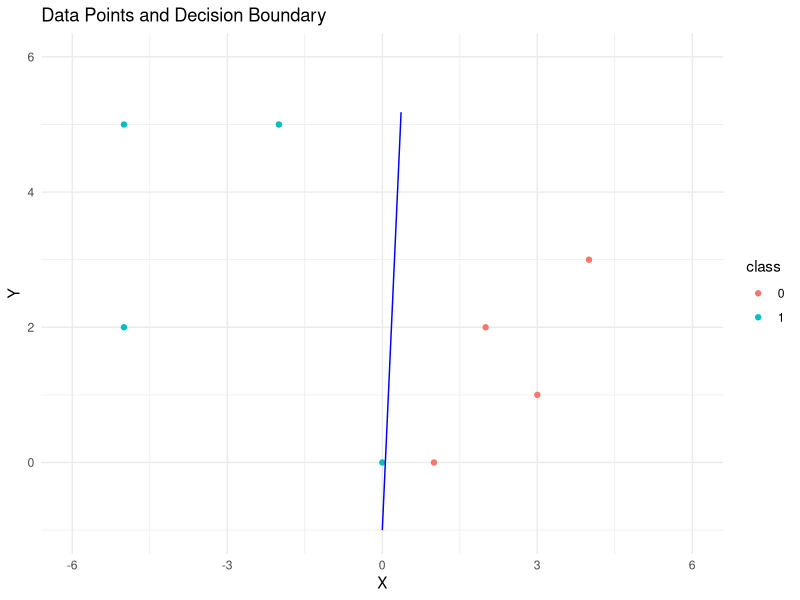
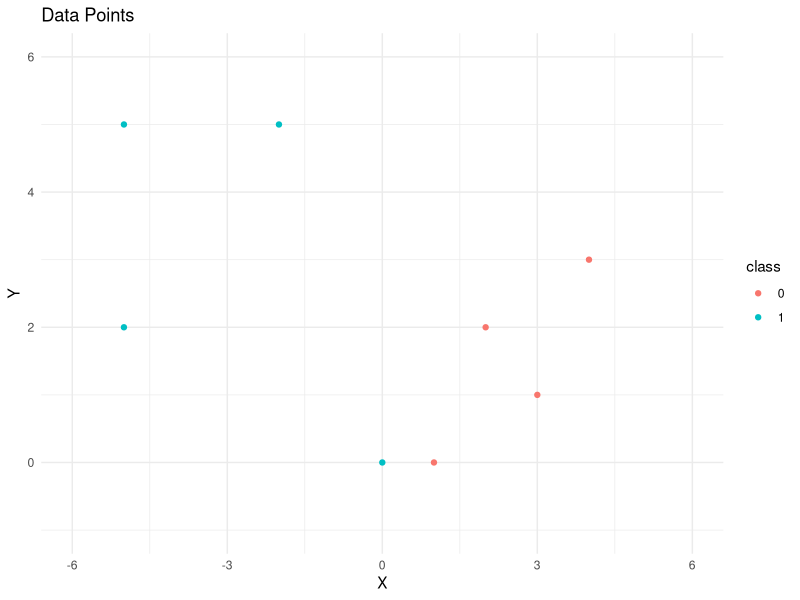
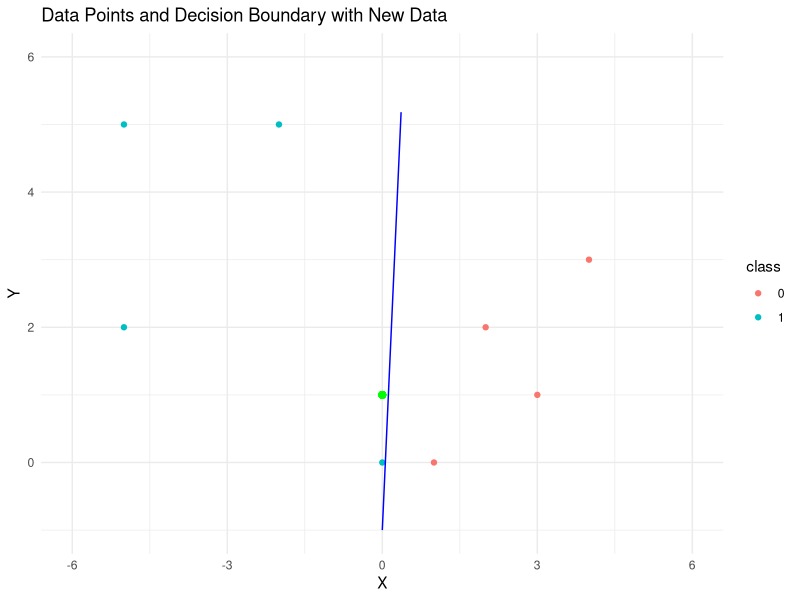

R code for these plots, in order:
# ========= (b) ========= #
# Create Classes in Matrix
class0 <- matrix(c(1, 0, 2, 2, 3, 1, 4, 3), ncol=2, byrow=TRUE)
class1 <- matrix(c(-5, 5, -5, 2, -2, 5, 0, 0), ncol=2, byrow=TRUE)

# Centroids
(mean0 <- colMeans(class0))
(mean1 <- colMeans(class1))

# Import library
library(ggplot2)

# Create Classes in DF
class0_df <- data.frame(matrix(c(1, 0, 2, 2, 3, 1, 4, 3), ncol=2, byrow=TRUE))
class1_df <- data.frame(matrix(c(-5, 5, -5, 2, -2, 5, 0, 0), ncol=2, byrow=TRUE))
class0_df$class <- '0'
class1_df$class <- '1'
data <- rbind(class0_df, class1_df)

# Covariance matrices for 2 classes
cov0 <- cov(class0)
cov1 <- cov(class1)

# Pooled covariance matrix
pooled_cov <- ((nrow(class0) - 1) * cov0 + (nrow(class1) - 1) * cov1) / (nrow(class0) + nrow(class1) - 2)

# Decision boundary
(decision_boundary <- solve(pooled_cov, mean1 - mean0))

# Function for decision boundary
decision_boundary_func <- function(x) {
  (decision_boundary[1] * x + decision_boundary[2]) / -decision_boundary[2]
}

# Create new data frame for decision boundary
db_data <- data.frame(x = seq(min(data$X1), max(data$X1), length.out = 100))
db_data$y <- decision_boundary_func(db_data$x)

# Plot w/ DB
ggplot(data, aes(x=X1, y=X2, color=class)) +
  geom_point() + geom_line(data=db_data, aes(x=x, y=y), color='blue') +
  labs(x='X', y='Y', title='Data Points and Decision Boundary') +
  xlim(c(-6, 6)) + ylim(c(-1, 6)) + theme_minimal()

# Plot wo/ DB
ggplot(data, aes(x=X1, y=X2, color=class)) +
  geom_point() +
  labs(x='X', y='Y', title='Data Points') +
  xlim(c(-6, 6)) + ylim(c(-1, 6)) + theme_minimal()

# (c)
# Plot w/ DB & New Data
ggplot(data, aes(x=X1, y=X2, color=class)) +
  geom_point() +
  geom_line(data=db_data, aes(x=x, y=y), color='blue') +
  geom_point(x = 0, y = 1, color = 'green', size = 2) +
  labs(x='X', y='Y', title='Data Points and Decision Boundary with New Data') +
  xlim(c(-6, 6)) + ylim(c(-1, 6)) + theme_minimal()
